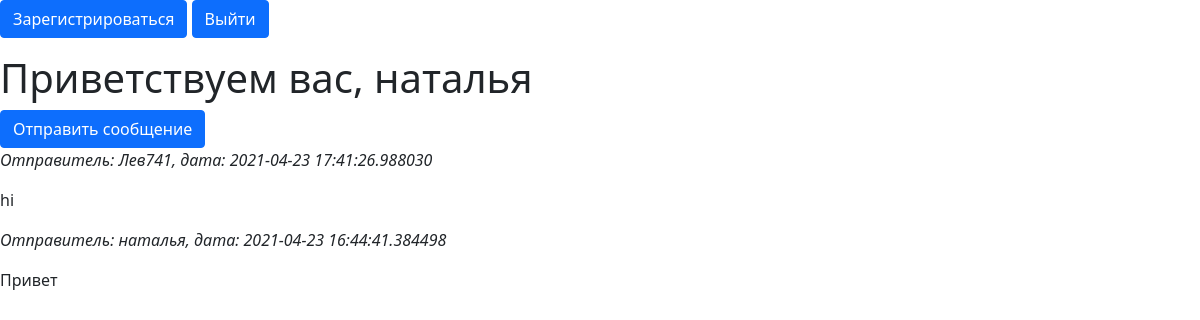
Page / (signed in) on the earlier database version.
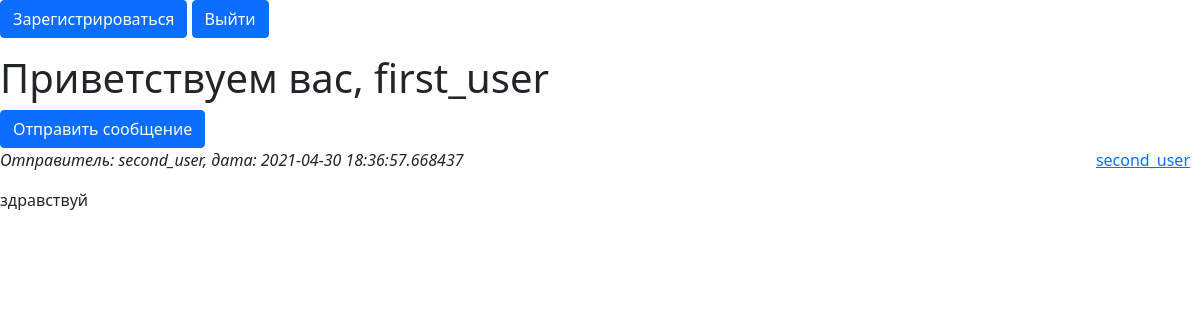
Same page on the later database version.
### data/users.py (models this page shows, shortened)
class User(SqlAlchemyBase, UserMixin, SerializerMixin):
    __tablename__ = 'user'
    id = sqlalchemy.Column(sqlalchemy.Integer,
                           primary_key=True, autoincrement=True)
    fio = sqlalchemy.Column(sqlalchemy.String)
    info = sqlalchemy.Column(sqlalchemy.Text, nullable=True)
    email = sqlalchemy.Column(sqlalchemy.String,
                              index=True, unique=True, nullable=False)
    hashed_password = sqlalchemy.Column(sqlalchemy.String, nullable=True)

### data/messages.py (models this page shows)
class Message(SqlAlchemyBase, UserMixin, SerializerMixin):
    __tablename__ = 'message'
    id = sqlalchemy.Column(sqlalchemy.Integer,
                           primary_key=True, autoincrement=True)
    text = sqlalchemy.Column(sqlalchemy.Text, nullable=True)
    from_id = sqlalchemy.Column(sqlalchemy.Integer, sqlalchemy.ForeignKey("user.id"), nullable=False, index=True)
    to_id = sqlalchemy.Column(sqlalchemy.Integer, sqlalchemy.ForeignKey("user.id"), nullable=True, index=True)
    created_date = sqlalchemy.Column(sqlalchemy.DateTime,
                                     default=datetime.datetime.now)
    is_friend = sqlalchemy.Column(sqlalchemy.Boolean, default=False)
    from_user = orm.relation('User', foreign_keys=[from_id])
    to_user = orm.relation('User', foreign_keys=[to_id])

### data/friends.py (models this page shows)
class Friend(SqlAlchemyBase, UserMixin, SerializerMixin):
    __tablename__ = 'friend'
    id = sqlalchemy.Column(sqlalchemy.Integer,
                           primary_key=True, autoincrement=True)
    from_id = sqlalchemy.Column(sqlalchemy.Integer, sqlalchemy.ForeignKey("user.id"), nullable=False, index=True)
    to_id = sqlalchemy.Column(sqlalchemy.Integer, sqlalchemy.ForeignKey("user.id"), nullable=False, index=True)
    from_user = orm.relation('User', foreign_keys=[from_id])
    to_user = orm.relation('User', foreign_keys=[to_id])

### main.py (the view)
@app.route("/")
def index():
    db_sess = db_session.create_session()
    if not current_user.is_authenticated:
        return redirect("/login")
    all_messages = db_sess.query(Message).filter(Message.to_id == current_user.id).order_by(Message.created_date.desc()).all()
    all_friends = db_sess.query(Friend).filter(Friend.from_id == current_user.id).all()
    resp = render_template("index.html", all_messages=all_messages, all_friends=all_friends)
    return resp

### data/db_session.py (called while the page is built)
def create_session() -> Session:
    global __factory
    return __factory()

### main.py (called while the page is built)
@login_manager.user_loader
def load_user(user_id):
    db_sess = db_session.create_session()
    return db_sess.query(User).get(user_id)

### templates/index.html
{% extends "base.html" %}
{% block content %}
    <p>
        <a class="btn btn-primary" href="/register">Зарегистрироваться</a>
        <a class="btn btn-primary" href="/logout">Выйти</a>
    </p>
    <h1>Приветствуем вас, {{current_user.fio}}</h1>
    <a class="btn btn-primary" href="/send_message/0">Отправить сообщение</a>
    <div id="content">
            {% for friend in all_friends %}
                <div><a href="/send_message/{{friend.to_user.id}}">{{friend.to_user.fio}}</a></div>
            {% endfor %}
    </div>
    {% for message in all_messages %}
      {% if message.is_friend %}
        <div>
          <p><em>дата: {{message.created_date}},
              Пользователь {{message.from_user.fio}} хочет добавить вас в друзья:
              </em></p>
          <p>{{message.text}}</p>
          <p>
            <button onclick="window.location.href = '/add_friend/1/{{message.id}}'">Да</button>
            <button onclick="window.location.href = '/add_friend/0/{{message.id}}'">Нет</button>
          </p>
        </div>
      {% else %}
          <div>
              <p><em>Отправитель: {{message.from_user.fio}},
                  дата: {{message.created_date}}</em></p>
              <p>{{message.text}}</p>
          </div>
      {% endif %}
    {% endfor %}
{% endblock %}

### templates/base.html (shortened to what this page needs)
<!DOCTYPE html>
<html lang="en">
<head>
    <link href="https://cdn.jsdelivr.net/npm/bootstrap@5.0.0-beta3/dist/css/bootstrap.min.css" rel="stylesheet">
</head>
<body>
    {% block content %}
    {% endblock %}
</body>
</html>

### templates/base.html (style rules this page uses)
#content { position: absolute; right: 10px }

Differences in the rows shown:
removed Message: from_user.fio "Лев741", created_date "2021-04-23 17:41:26.988030", text "hi"
removed Message: from_user.fio "наталья", created_date "2021-04-23 16:44:41.384498", text "Привет"
changed User: fio "наталья" → "first_user"
added Friend: to_user.fio "second_user"
now on this page (row edited): Message: from_user.fio "second_user", created_date "2021-04-30 18:36:57.668437", text "здравствуй"
